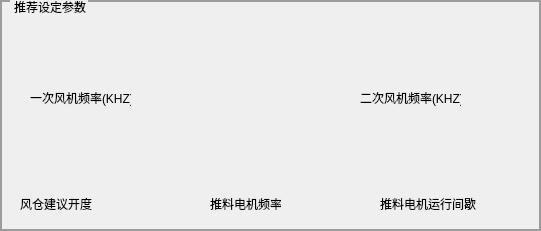
   <widget class="QGroupBox" name="groupBox_7">
    <property name="geometry">
     <rect>
      <x>480</x>
      <y>240</y>
      <width>541</width>
      <height>231</height>
     </rect>
    </property>
    <property name="styleSheet">
     <string notr="true">        QGroupBox {
            border-color: rgb(156, 156, 156);
            border-width: 2px;
            border-style: solid;
            margin-top: 0.5ex;
        }
        QGroupBox::title {
            subcontrol-origin: margin;
            subcontrol-position: top left;
            left: 10px;
            margin-left: 2px;
            padding: 0  0px;
			 color: rgb(0, 0, 0);
        }</string>
    </property>
    <property name="title">
     <string>推荐设定参数</string>
    </property>
    <widget class="QLabel" name="label_30">
     <property name="geometry">
      <rect>
       <x>20</x>
       <y>190</y>
       <width>101</width>
       <height>28</height>
      </rect>
     </property>
     <property name="text">
      <string>风仓建议开度</string>
     </property>
    </widget>
    <widget class="QLabel" name="label_31">
     <property name="geometry">
      <rect>
       <x>210</x>
       <y>190</y>
       <width>71</width>
       <height>28</height>
      </rect>
     </property>
     <property name="text">
      <string>推料电机频率</string>
     </property>
    </widget>
    <widget class="QLabel" name="label_32">
     <property name="geometry">
      <rect>
       <x>380</x>
       <y>190</y>
       <width>101</width>
       <height>28</height>
      </rect>
     </property>
     <property name="text">
      <string>推料电机运行间歇</string>
     </property>
    </widget>
    <widget class="QLabel" name="label_28">
     <property name="geometry">
      <rect>
       <x>30</x>
       <y>90</y>
       <width>101</width>
       <height>16</height>
      </rect>
     </property>
     <property name="text">
      <string>一次风机频率(KHZ)</string>
     </property>
    </widget>
    <widget class="QLabel" name="label_34">
     <property name="geometry">
      <rect>
       <x>360</x>
       <y>90</y>
       <width>101</width>
       <height>16</height>
      </rect>
     </property>
     <property name="text">
      <string>二次风机频率(KHZ)</string>
     </property>
    </widget>
   </widget>
